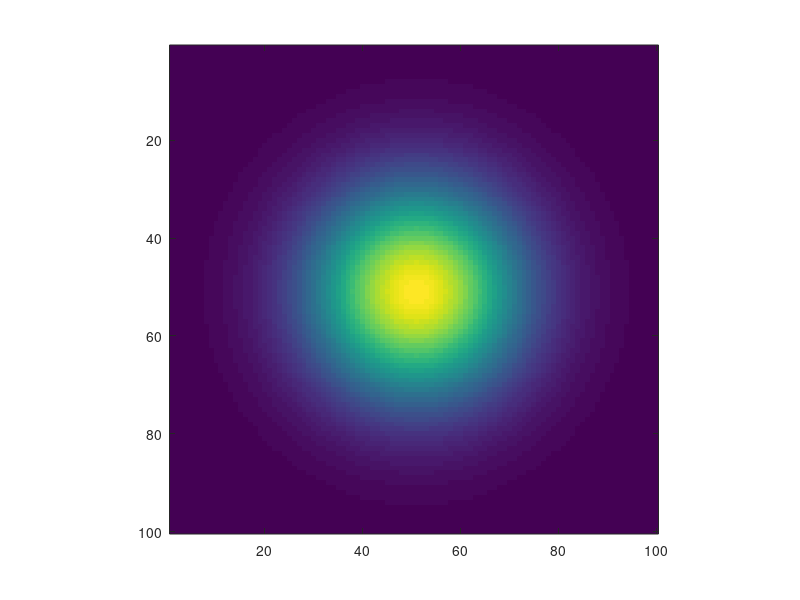

Write MATLAB code to recreate this figure.
clear;clc;

FWHM=2.5; %mm
FOV=100; %mm
sigma=FWHM/(2*sqrt(2*log(2)));

pix_size=1; %mm
sigma=sigma/pix_size;

N=FOV/pix_size;

PSF=zeros(N);PSF(round(N/2),round(N/2))=1;
PSF=imgaussfilt(PSF,sigma);

MTF=abs(fftshift(fft2(PSF)));
imagesc(MTF);axis image;

